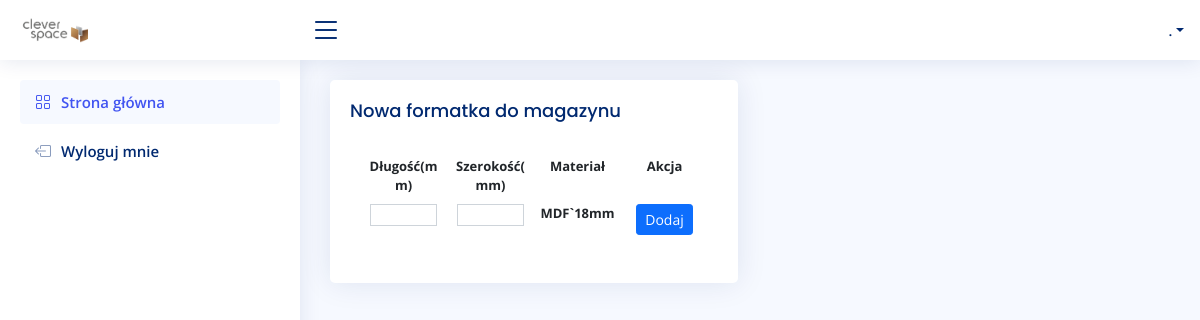
Before: /stock/production/1/stockin with the older database file.
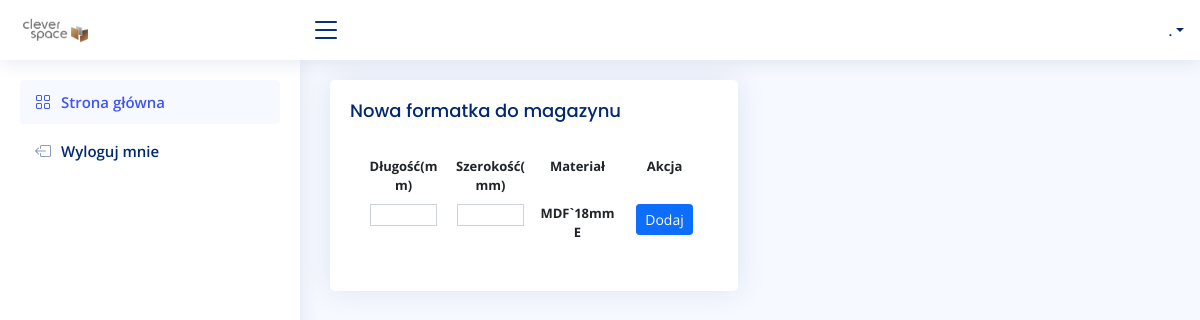
After: the same page with the newer database file.
### stock/models.py (models this page shows, shortened)
class ProductionMaterial(models.Model):
    production = models.ForeignKey(Production, on_delete=models.CASCADE)
    material = models.ForeignKey(Material, on_delete=models.CASCADE)
    area =  models.DecimalField(default=Decimal('0.000'), decimal_places=4, blank=False, max_digits=10)
    quantity = models.PositiveIntegerField(default=0, blank=False, null=False)

### order/models.py (models this page shows, shortened)
class Material(models.Model):
    short_name = models.CharField(max_length=255, blank=False, null=True)
    name = models.CharField(max_length=255, blank=False, null=True)
    quantity = models.SmallIntegerField(default=0, blank=False, null=True)
    material_area = models.DecimalField(default=Decimal('5.796'), decimal_places=4, blank=False, max_digits=10)
    class Meta:
        verbose_name = "materiał"
        verbose_name_plural = "materiały"
    def __str__(self):
        return self.short_name

### stock/views.py (the view, shortened to what this page needs)
# urls.py: path('production/<int:id>/stockin', views.ProductionStockIn, name='stockin'),
def ProductionStockIn(request, id):
    productionMaterial = ProductionMaterial.objects.get(id=id)
    stock = Stock.objects.filter(length=0, width=0).first()
    form = StockCreateInForm()
    ctx = {
        'form': form,
        'material': productionMaterial,
    }
    return render(request, 'stock/create_stock.html', ctx)

### stock/forms.py
class StockCreateInForm(forms.ModelForm):
    class Meta:
        model = Stock
        exclude = ['material']

### stock/templates/stock/create_stock.html (shortened to what this page needs)
{% extends 'main.html' %}
{% load static %}
{% block content %}
<div class="row">
  <div class="col-sm-6">
    <div class="card recent-sales">
      <div class="card-body">
       <h5 class="card-title">Nowa formatka do magazynu </h5>
       <div class="dataTable-top">
        <table class="table table-borderless table-sm">
          <form method="POST">{% csrf_token %}
            <tr>
              <th scope="col">Długość(mm)</th>
              <th scope="col">Szerokość(mm)</th>
              <th scope="col">Materiał</th>
              <th scope="col">Akcja</th>
            </tr>
            <tr>
              <th scope="col">{{ form.length }}</th>
              <th scope="col">{{ form.width }}</th>
              {% if request.resolver_match.view_name == 'stockin' %}
               <th>{{ material.material }}</th>
              {% else %}
              <th scope="col">{{ form.material }}</th>
              {% endif %}
              <th scope="col"><button class="btn btn-primary btn-sm" type="submit">Dodaj</button></th>
            </tr>
          </form>
        </table>
      </div>
       </div>
      </div>
    </div>
  </div>
{% endblock %}

Changed rows visible on the page:
changed ProductionMaterial: material "MDF`18mm" → "MDF`18mmE"
